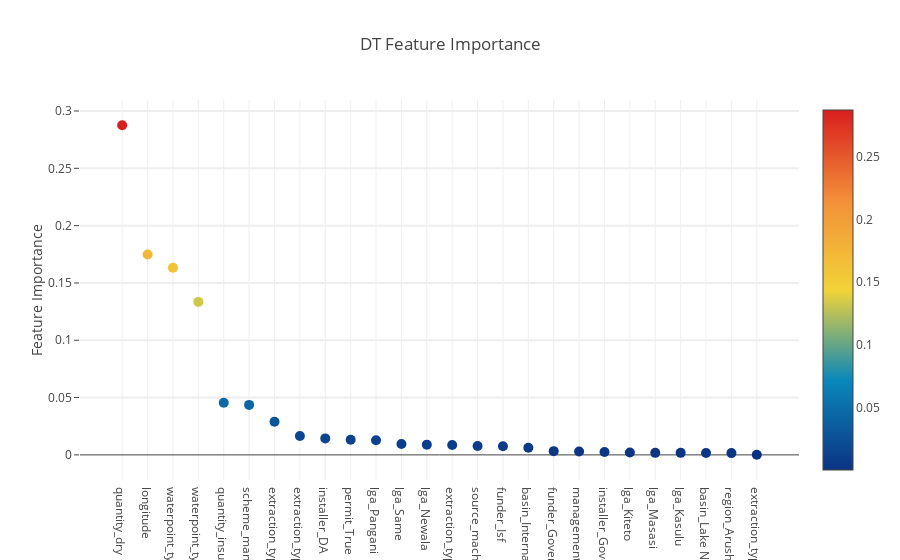

Write notebook code for a chart like this one.
### Code cell
import plotly.offline as py
py.init_notebook_mode(connected=True)
import plotly.graph_objs as go
import plotly.tools as tls

# Scatter plot 
trace = go.Scatter(
    y = DT_feature_dataframe_no_zeros['DT_feature_importances'].values,
    x = DT_feature_dataframe_no_zeros['features'].values,
    mode='markers',
    marker=dict(
        sizemode = 'diameter',
        sizeref = 1,
        size = 10,
        color = DT_feature_dataframe_no_zeros['DT_feature_importances'].values,
        colorscale='Portland',
        showscale=True
    ),
    text = DT_feature_dataframe_no_zeros['features'].values
)
data = [trace]

layout= go.Layout(
    autosize= True,
    title= 'DT Feature Importance',
    hovermode= 'closest',
    yaxis=dict(
        title= 'Feature Importance',
        ticklen= 5,
        gridwidth= 2
    ),
    showlegend= False
)
fig = go.Figure(data=data, layout=layout)
py.iplot(fig,filename='scatter2010')

### Figure 1 — Plotly figure (JSON) as saved in the notebook; plotly's stock layout.template omitted (floating-point values rounded to 4 significant figures)
{"data": [{"marker": {"color": [0.2876, 0.1748, 0.1632, 0.1335, 0.0455, 0.04361, 0.02896, 0.0165, 0.01438, 0.01314, 0.01273, 0.009487, 0.008935, 0.008566, 0.007723, 0.007592, 0.006172, 0.003259, 0.003009, 0.002468, 0.002079, 0.001779, 0.001756, 0.001647, 0.001566, 0.000117], "colorscale": "Portland", "showscale": true, "size": 10, "sizemode": "diameter", "sizeref": 1}, "mode": "markers", "text": ["quantity_dry", "longitude", "waterpoint_type_other", "waterpoint_type_communal standpipe multiple", "quantity_insufficient", "scheme_management_Water authority", "extraction_type_class_gravity", "extraction_type_class_submersible", "installer_DA", "permit_True", "lga_Pangani", "lga_Same", "lga_Newala", "extraction_type_class_motorpump", "source_machine dbh", "funder_Isf", "basin_Internal", "funder_Government Of Tanzania", "management_group_commercial", "installer_Government", "lga_Kiteto", "lga_Masasi", "lga_Kasulu", "basin_Lake Nyasa", "region_Arusha", "extraction_type_class_handpump"], "type": "scatter", "x": ["quantity_dry", "longitude", "waterpoint_type_other", "waterpoint_type_communal standpipe multiple", "quantity_insufficient", "scheme_management_Water authority", "extraction_type_class_gravity", "extraction_type_class_submersible", "installer_DA", "permit_True", "lga_Pangani", "lga_Same", "lga_Newala", "extraction_type_class_motorpump", "source_machine dbh", "funder_Isf", "basin_Internal", "funder_Government Of Tanzania", "management_group_commercial", "installer_Government", "lga_Kiteto", "lga_Masasi", "lga_Kasulu", "basin_Lake Nyasa", "region_Arusha", "extraction_type_class_handpump"], "y": [0.2876, 0.1748, 0.1632, 0.1335, 0.0455, 0.04361, 0.02896, 0.0165, 0.01438, 0.01314, 0.01273, 0.009487, 0.008935, 0.008566, 0.007723, 0.007592, 0.006172, 0.003259, 0.003009, 0.002468, 0.002079, 0.001779, 0.001756, 0.001647, 0.001566, 0.000117]}], "layout": {"autosize": true, "hovermode": "closest", "showlegend": false, "title": "DT Feature Importance", "yaxis": {"gridwidth": 2, "ticklen": 5, "title": "Feature Importance"}}}
